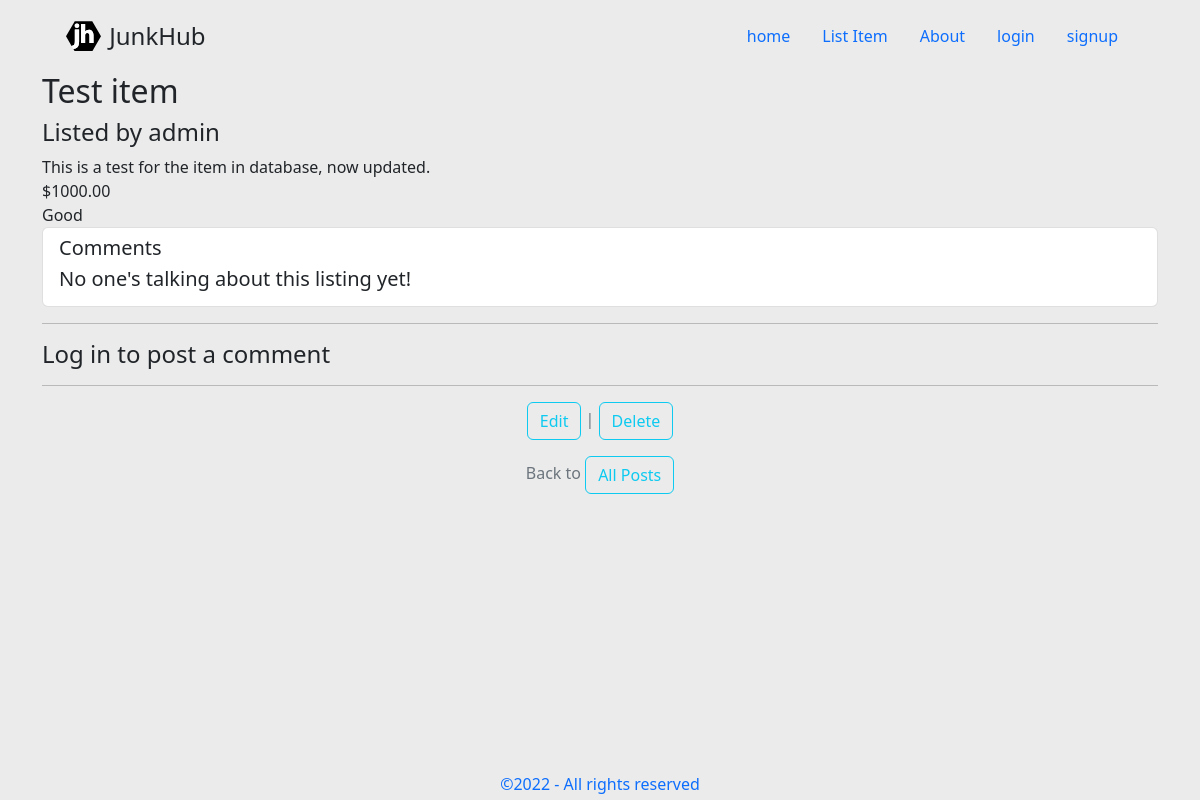
Page /items/1/ on the committed database.
### home/models.py (models this page shows, shortened)
class Item(models.Model):
    CONDITION_CHOICES = [
        ("Brand new condition", "New"),
        ("Near new condition well looked after", "Good"),
        ("Average condition", "OK"),
        ("Poor condition old and well worn", "Bad"),
    ]
    title = models.CharField(max_length=50)
    description = models.TextField(max_length=255)
    price = models.DecimalField(max_digits=6, decimal_places=2)
    condition = models.CharField(choices=CONDITION_CHOICES, max_length=100)
    user = models.ForeignKey(
        settings.AUTH_USER_MODEL,
        on_delete=models.CASCADE,
    )

### accounts/models.py (models this page shows)
class CustomUser(AbstractUser):
    first_name = models.CharField(max_length=50)
    last_name = models.CharField(max_length=50, blank=True, null=True)
    phone_regex = RegexValidator(regex=r'^\+?1?\d{6,15}$', message="Phone number must be entered in the format: '+64'. Up to 15 digits allowed.")
    phone_number = models.CharField(validators=[phone_regex], max_length=17, blank=True) # validators should be a list

### home/views.py (the view, shortened to what this page needs)
# urls.py: path("items/<int:pk>/", ItemDetailView.as_view(), name="item_detail"),
class ItemDetailView(View):
    def get(self, request, *args, **kwargs):
        view = CommentGet.as_view()
        return view(request, *args, **kwargs)

### home/views.py (called while the page is built)
    def get_context_data(self, **kwargs):
        context = super().get_context_data(**kwargs)
        context["form"] = CommentForm()
        return context

### home/templates/home/item_detail.html
{% extends 'home/base.html' %}
{% load crispy_forms_tags %}
{% block content %}
<h2>{{ item.title }}</h2>
<h4>Listed by {{ item.user }}</h4>
<div>
    {{ item.description }}
    <br>
    &#36;{{ item.price }}
    <br>
    {{ item.condition }}
</div>
<div class="list-group">
  <div class="list-group-item list-group-item-action">
    <div class="d-flex w-100 justify-content-between">
      <h5 class="mb-1">Comments</h5>
    </div>
    {% if item.comment_set.all %} {% for comment in item.comment_set.all %}
    <div class="card mt-4">
      <p class="mb-1 fs-5 px-2"> {{ comment.body }}</p>
      <small class="text-muted px-2"> by {{ comment.author }} </small>
    </div>
    {% endfor %} {% else %}
    <p class="mb-1 fs-5">No one's talking about this listing yet!</p>
    {% endif %}
  </div>
</div>
  <hr>
  {% if user.is_authenticated %}
  <div class="ml-4">
    <h4 class="ml-2">Make a comment or ask a question</h4>
    <form action="" method="post" class="ml-2">
      {% csrf_token %}
      {{ form|crispy }}
      <button class="btn btn-success ml-2" type="submit">publish</button>
    </form>
  </div>
  {% else %}
  <div class="ml-4">
    <h4 class="ml-2">Log in to post a comment</h4>
  </div>
  {% endif %}
<hr>
  <div class="card-footer text-center text-muted">
      <p>
          <a href="{% url 'item_edit' item.pk %}" class="btn btn-outline-info ml-2"> Edit </a> | <a href="{% url 'item_delete' item.pk %}" class="btn btn-outline-info ml-2"> Delete </a>
      </p>
      <p>Back to <a href="{% url 'home' %}" class="btn btn-outline-info ml-2">All Posts</a></p>
  </div>
{% endblock content %}

### static/css/main.css (style rules this page uses)
body { background-color: #ebebeb; margin-bottom: 4rem; }
a { text-decoration: none; }

### rows in the picture
Item: title "Test item", user "admin", description "This is a test for the item in database, now updated.", price "1000.00", condition "Good"
